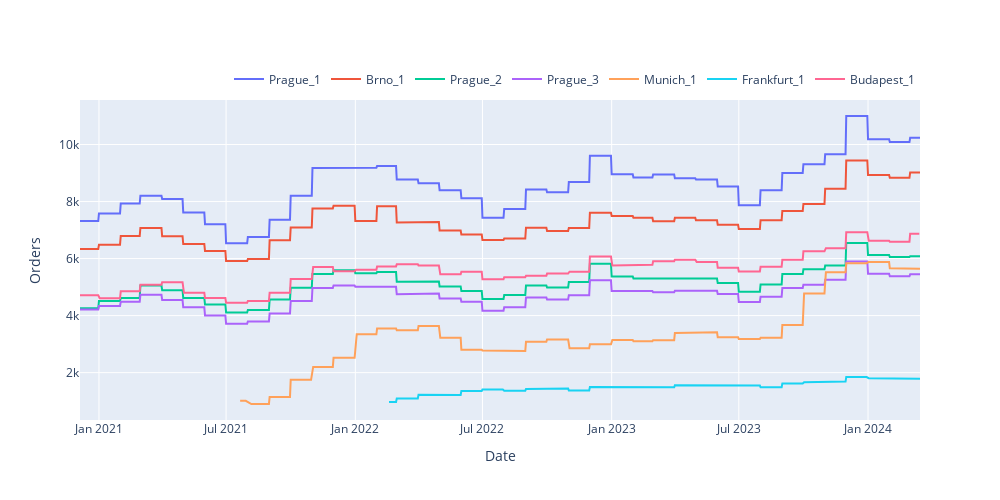

Source (notebook cell):
### Code cell
train["year_month"] = train["date"].dt.to_period("M")

grouped_mean = train.groupby(["warehouse", "year_month"])["orders"].mean()

grouped_mean = grouped_mean.reset_index().rename(columns={"orders": "mean_orders"})

train = train.merge(grouped_mean, on=["warehouse", "year_month"], how="left")


fig = go.Figure()

for warehouse in train["warehouse"].unique():
    fig.add_trace(
        go.Scatter(
            x=train.loc[train["warehouse"] == warehouse, "date"],
            y=train.loc[train["warehouse"] == warehouse, "mean_orders"],
            mode="lines",
            name=warehouse,
        )
    )

fig.update_layout(
    autosize=False,
    width=1000,
    height=500,
    legend=dict(orientation="h", yanchor="bottom", y=1.02, xanchor="right", x=1),
    xaxis_title="Date",
    yaxis_title="Orders",
)

fig.show()

### Figure 1 — Plotly figure (JSON) as saved in the notebook; plotly's stock layout.template omitted (floating-point values rounded to 4 significant figures; data arrays with more than 128 entries replaced by an {"elided": "..."} marker saying what was removed)
{"data": [{"mode": "lines", "name": "Prague_1", "type": "scatter", "x": {"elided": "1193 str values"}, "y": {"elided": "1193 float values"}}, {"mode": "lines", "name": "Brno_1", "type": "scatter", "x": {"elided": "1193 str values"}, "y": {"elided": "1193 float values"}}, {"mode": "lines", "name": "Prague_2", "type": "scatter", "x": {"elided": "1193 str values"}, "y": {"elided": "1193 float values"}}, {"mode": "lines", "name": "Prague_3", "type": "scatter", "x": {"elided": "1193 str values"}, "y": {"elided": "1193 float values"}}, {"mode": "lines", "name": "Munich_1", "type": "scatter", "x": {"elided": "785 str values"}, "y": {"elided": "785 float values"}}, {"mode": "lines", "name": "Frankfurt_1", "type": "scatter", "x": {"elided": "629 str values"}, "y": {"elided": "629 float values"}}, {"mode": "lines", "name": "Budapest_1", "type": "scatter", "x": {"elided": "1154 str values"}, "y": {"elided": "1154 float values"}}], "layout": {"autosize": false, "height": 500, "legend": {"orientation": "h", "x": 1, "xanchor": "right", "y": 1.02, "yanchor": "bottom"}, "width": 1000, "xaxis": {"title": {"text": "Date"}}, "yaxis": {"title": {"text": "Orders"}}}}
